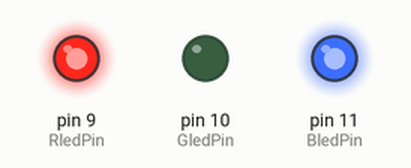
Simulated run of this sketch. Board: Arduino Uno, built with avr-gcc and run on an emulated ATmega328P. On the bench: output pins drawn as LEDs (lit = HIGH).

Above: at 0.1 s.
At 4.1 s:
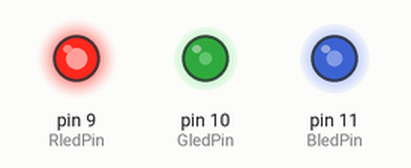
At 9.1 s:
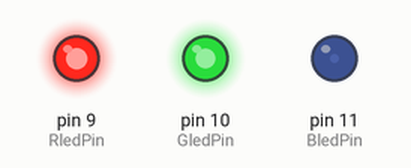
At 18.1 s:
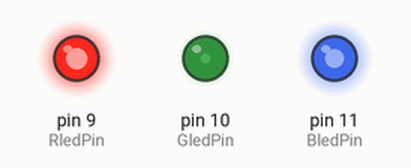
At 28.1 s:
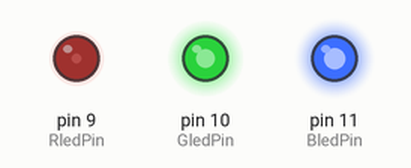
At 38.1 s:
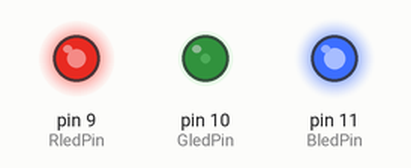
Timing chart, 0 to 40.0 s (numbered marks = the images above):
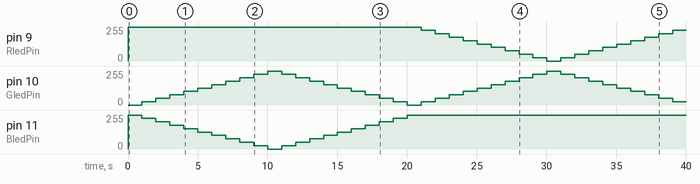

Measured:
- by itself, pin 9 (RledPin): 0/255 → 255/255 at 0.00 s, → 229/255 21.0 s later, → 204/255 1.0 s later, → 178/255 1.0 s later, … (20 changes in this stretch)
- by itself, pin 11 (BledPin): 0/255 → 255/255 at 0.00 s, → 229/255 1.0 s later, → 204/255 1.0 s later, → 178/255 1.0 s later, … (21 changes in this stretch)

The sketch:

sketch_oct15a.ino
```cpp
const int RledPin = 9;
const int GledPin = 10;
const int BledPin = 11;

int mood = 0;
const int neutralMood = 10;
unsigned long previousMillis = 0;
int fadingDirection = 1;

void setup() {
  pinMode(RledPin, OUTPUT);
  pinMode(GledPin, OUTPUT);
  pinMode(BledPin, OUTPUT);

  // intialize the mood state
  mood = neutralMood;
}

void loop(){

    float brightnessInterval = 255 / 10.0;
    if(mood >= neutralMood){
      analogWrite(RledPin, 255);
      analogWrite(GledPin, brightnessInterval * (mood - neutralMood));
      analogWrite(BledPin, 255 - brightnessInterval * (mood - neutralMood));
    }
    else{
      analogWrite(RledPin, 255 - brightnessInterval * (neutralMood - mood));
      analogWrite(GledPin, brightnessInterval * (neutralMood - mood));
      analogWrite(BledPin, 255);
    }

    unsigned long currentMillis = millis();
    if(currentMillis - previousMillis > 1000){
      mood = mood + fadingDirection;
      if(mood >= 20 || mood <= 0)
        fadingDirection = -fadingDirection;
      previousMillis = currentMillis;
    }
}
```
